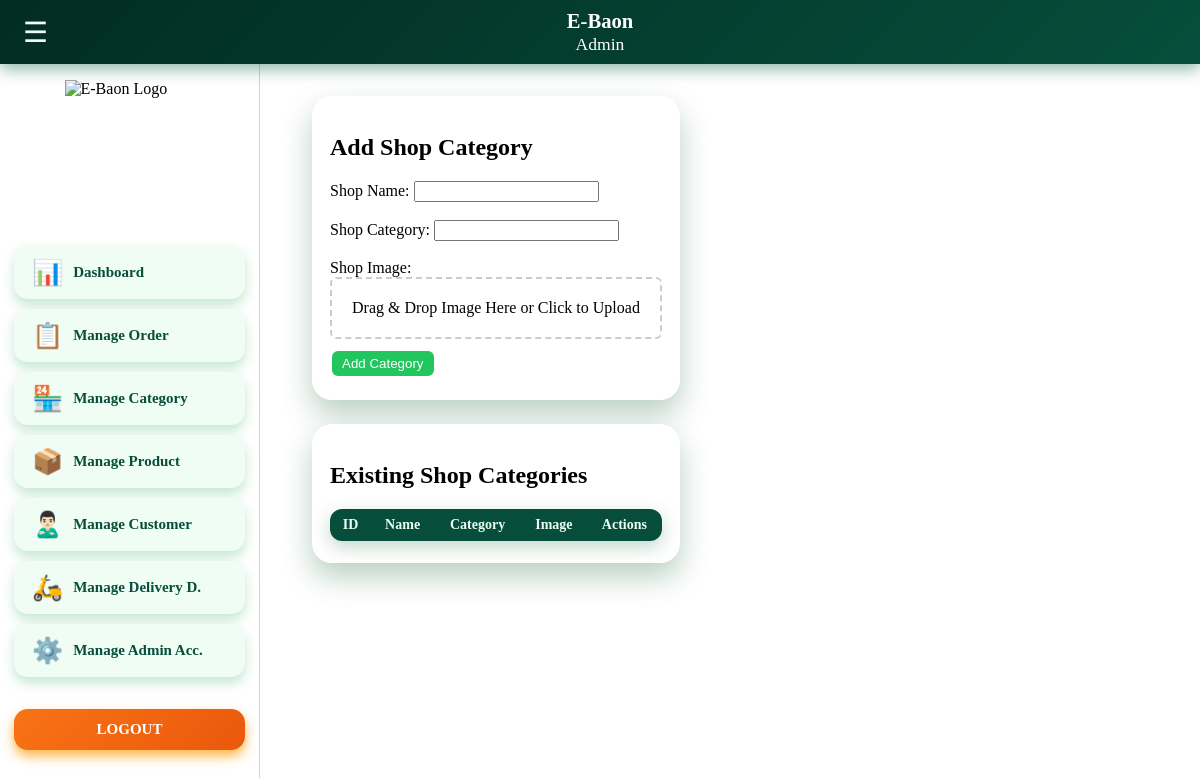
The page /Body/Admin/Admin_ManageCategory.php (signed in) on the database as committed earlier.
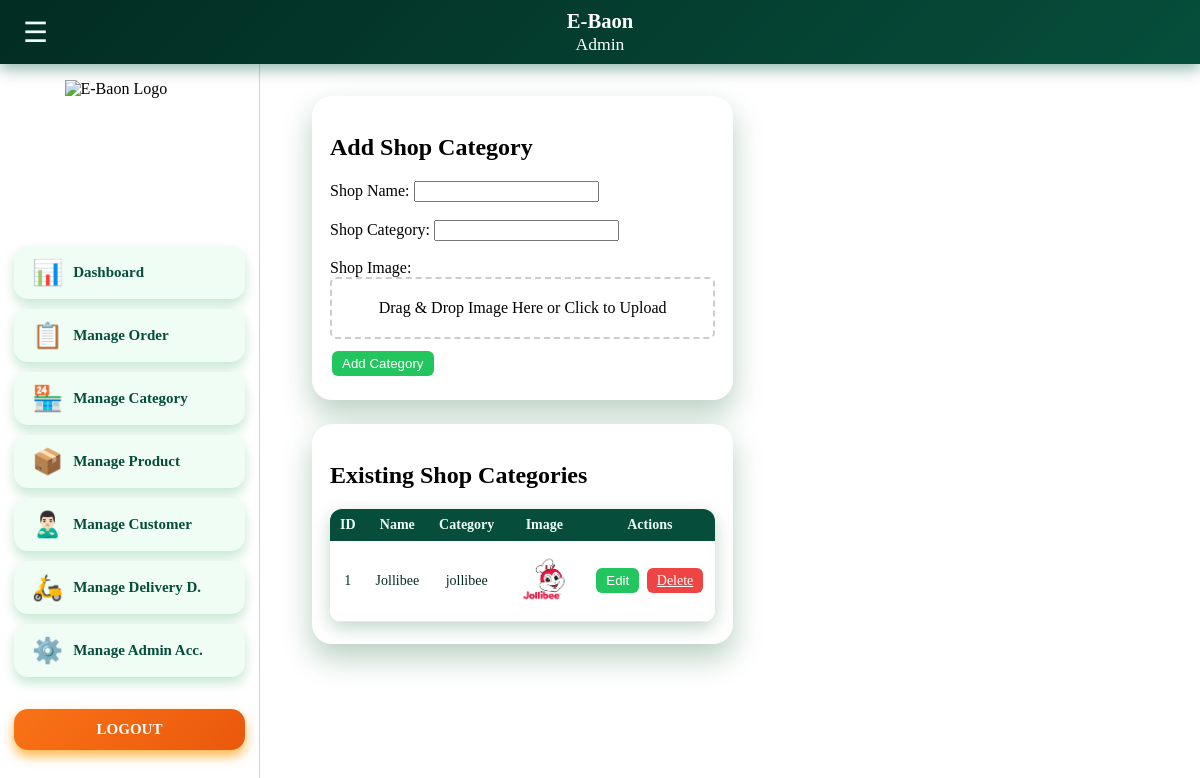
The same page on the database as committed later.
### tables this page shows
CREATE TABLE `shops` (
  `shopID` int(25) NOT NULL,
  `shopCategory` varchar(25) NOT NULL,
  `shopName` varchar(25) NOT NULL,
  `shopImage` varchar(50) NOT NULL
);

### Body/Admin/Admin_ManageCategory.php (the view, shortened to what this page needs)
<?php
require_once "../../Connection/connection.php";
$shops = $conn->query("SELECT * FROM shops ORDER BY shopID DESC");
?>
<!DOCTYPE html>
<html lang="en">
<head>
<link rel="stylesheet" href="../../Css/Admin.css">
<link rel="stylesheet" href="../../Css/Admin_css/Admin_ManageCategory.css">
<link rel="stylesheet" href="../../Css/DisableStyles.css">
</head>
<body class="admin-body">
<header class="admin-head noselect">
    <div class="admin-head-text noselect"><h3>E-Baon</h3><p>Admin</p></div>
    <button class="sidebar-toggle noselect" onclick="toggleSidebar()">☰</button>
</header>
<div class="admin-container">
<aside class="admin-sidebar noselect" id="sidebar">
    <img class="admin-logo-box noselect" src="../../images/e-baon-logo.png" alt="E-Baon Logo">
    <nav class="admin-menu noselect">
        <a href="../../Main/Admin.php" class="admin-menu-item" data-tooltip="Dashboard">
            <span class="admin-menu-item-icon">📊</span>
            <span class="admin-menu-item-text">Dashboard</span>
        </a>
        <a href="Admin_ManageOrder.php" class="admin-menu-item" data-tooltip="Manage Order">
            <span class="admin-menu-item-icon">📋</span>
            <span class="admin-menu-item-text">Manage Order</span>
        </a>
        <a href="Admin_ManageCategory.php" class="admin-menu-item" data-tooltip="Manage Shop Category">
            <span class="admin-menu-item-icon">🏪</span>
            <span class="admin-menu-item-text">Manage Category</span>
        </a>
        <a href="Admin_ManageProduct.php" class="admin-menu-item" data-tooltip="Manage Product">
            <span class="admin-menu-item-icon">📦</span>
            <span class="admin-menu-item-text">Manage Product</span>
        </a>
        <a href="Admin_ManageCustomer.php" class="admin-menu-item" data-tooltip="Manage Customer">
            <span class="admin-menu-item-icon">🙎🏻‍♂️</span>
            <span class="admin-menu-item-text">Manage Customer</span>
        </a>
        <a href="Admin_ManageDelivery.php" class="admin-menu-item" data-tooltip="Manage Delivery">
            <span class="admin-menu-item-icon">🛵</span>
            <span class="admin-menu-item-text">Manage Delivery D.</span>
        </a>
        <a href="Admin_ManageAdminAcc.php" class="admin-menu-item" data-tooltip="Manage Admin">
            <span class="admin-menu-item-icon">⚙️</span>
            <span class="admin-menu-item-text">Manage Admin Acc.</span>
        </a>
    </nav>
    <div class="admin-bottom-bar">
        <a href="../../Main/Logout.php" class="admin-logout">LOGOUT</a>
    </div>
</aside>
<main class="admin-main-content">
<div class="shop-wrapper">
    <div class="shop-card">
        <h2>Add Shop Category</h2>
        <form method="POST" enctype="multipart/form-data">
            <label>Shop Name:</label>
            <input type="text" name="shopName" required>
            <br><br>
            <label>Shop Category:</label>
            <input type="text" name="shopCategory" required>
            <br><br>
            <label>Shop Image:</label>
            <div id="dropArea" class="drop-area">
                Drag & Drop Image Here or Click to Upload
            </div>
            <button type="submit" name="add_category" class="action-btn edit-btn">Add Category</button>
        </form>
    </div>
    <div class="shop-card" style="margin-top:24px;">
        <h2>Existing Shop Categories</h2>
        <table class="shop-table">
            <thead>
                <tr>
                    <th>ID</th>
                    <th>Name</th>
                    <th>Category</th>
                    <th>Image</th>
                    <th>Actions</th>
                </tr>
            </thead>
            <tbody>
            <?php while($row = $shops->fetch_assoc()): ?>
                <tr>
                    <td><?= $row['shopID'] ?></td>
                    <td><?= $row['shopName'] ?></td>
                    <td><?= $row['shopCategory'] ?></td>
                    <td>
                        <img src="../../images/shops/<?= $row['shopImage'] ?>" class="shop-img-preview">
                    </td>
                    <td>
                        <button class="action-btn edit-btn"
                            onclick="openModal(<?= $row['shopID'] ?>,'<?= addslashes($row['shopName']) ?>','<?= addslashes($row['shopCategory']) ?>','<?= $row['shopImage'] ?>')">
                            Edit
                        </button>
                        <a href="?delete_id=<?= $row['shopID'] ?>"
                           onclick="return confirm('Delete this shop?')"
                           class="action-btn delete-btn">
                           Delete
                        </a>
                    </td>
                </tr>
            <?php endwhile; ?>
            </tbody>
        </table>
    </div>
</div>
</main>
</div>
</body>
</html>

### Css/Admin.css (style rules this page uses)
.admin-container { display: flex; height: 100vh; width: 100%; }
.admin-head { width: 100%; max-width: 100vw; padding: 16px 24px; display: flex; align-items: center; justify-content: center; background: linear-gradient(135deg, #022c22, #064e3b); box-shadow: 0px 5px 15px rgba(6, 95, 70, 0.45); color: #ffffff; position: fixed; top: 0; left: 0; z-index: 1000; height: 64px; }
.admin-head-text { display: flex; flex-direction: column; align-items: center; margin: 0 auto; font-size: 1.1rem; }
.admin-head h3, .admin-head p { margin: 0; line-height: 1.2; }
.sidebar-toggle { position: absolute; left: 15px; background: transparent; border: none; color: #ecfdf5; font-size: 28px; cursor: pointer; z-index: 1001; padding: 8px; }
.admin-sidebar .admin-logo-box { display: block; width: 130px; height: 130px; margin: 16px auto; transition: width 0.3s ease-in-out, height 0.3s ease-in-out; }
.admin-sidebar { width: 260px; background: #ffffff; border-right: 1px solid #cbd5e1; display: flex; flex-direction: column; padding-bottom: 20px; transition: width 0.3s ease-in-out, left 0.3s ease-in-out; position: fixed; top: 64px; left: 0; height: calc(100vh - 64px); overflow-y: auto; }
.admin-sidebar .admin-menu-item { display: flex; align-items: center; gap: 10px; justify-content: flex-start; padding: 12px 18px; transition: justify-content 0.3s ease, padding 0.3s ease; border-radius: 14px; background: #f0fdf4; text-decoration: none; color: #064e3b; font-weight: bold; font-size: 15px; box-shadow: 0px 6px 12px rgba(22, 163, 74, 0.25); position: relative; white-space: nowrap; overflow: hidden; text-overflow: ellipsis; }
.admin-menu-item { transition: background 0.3s ease, transform 0.2s ease, box-shadow 0.2s ease; }
.admin-menu-item-icon { font-size: 25px; flex-shrink: 0; transition: margin 0.3s ease, transform 0.3s ease; }
.admin-menu-item-text { opacity: 1; transition: opacity 0.25s ease, transform 0.25s ease; }
.admin-sidebar.expanded-ready .admin-menu-item-text { opacity: 1; transform: translateX(0); }
.admin-menu { display: flex; flex-direction: column; margin-top: 20px; padding-left: 14px; padding-right: 14px; gap: 10px; }
.admin-main-content { margin-left: 260px; padding: 32px; padding-top: 32px; height: calc(100vh - 64px); overflow-y: auto; transition: margin-left 0.3s ease-in-out; }
.admin-main-content::before { content: ""; display: block; height: 64px; }
.admin-sidebar .admin-bottom-bar { margin-top: auto; padding: 20px 14px; }
.admin-logout { padding: 12px 18px; margin-bottom: 10px; border-radius: 14px; background-image: linear-gradient(135deg, #f97316, #ea580c); background-color: #ea580c; text-decoration: none; color: #ffffff; font-weight: bold; font-size: 15px; display: flex; align-items: center; justify-content: center; gap: 10px; box-shadow: 0px 6px 12px rgba(255, 157, 10, 0.754); transition: background-color 0.15s ease, transform 0.15s ease; }
* { box-sizing: border-box; }
body { margin: 0; padding: 0; }
body, .admin-body { justify-content: flex-start !important; align-items: stretch !important; }

### Css/Admin_css/Admin_ManageCategory.css (style rules this page uses)
.shop-wrapper { width: 100%; max-width: 1040px; margin: 0 auto 24px auto; padding-left: 20px; padding-right: 20px; }
.shop-card { border-radius: 20px; padding: 18px 18px 22px 18px; background: #ffffff; box-shadow: 0px 14px 30px rgba(22, 101, 52, 0.3); }
.shop-table { width: 100%; border-collapse: collapse; margin-top: 16px; background: #ffffff; border-radius: 12px; overflow: hidden; box-shadow: 0px 6px 18px rgba(22, 101, 52, 0.26); }
.shop-table thead { background: #064e3b; }
.shop-table th { padding: 8px 10px; font-size: 14px; text-align: center; color: #ecfdf5; }
.shop-table td { padding: 8px 10px; font-size: 14px; text-align: center; color: #022c22; background: #ffffff; border-bottom: 1px solid #e5e7eb; }
.shop-img-preview { width: 60px; height: 60px; object-fit: cover; border-radius: 8px; }
.action-btn { padding: 5px 10px; margin: 2px; cursor: pointer; border-radius: 6px; border: none; }
.edit-btn { background: #22c55e; color: #fff; }
.delete-btn { background: #ef4444; color: #fff; }
.drop-area { border: 2px dashed #ccc; border-radius: 6px; padding: 20px; text-align: center; cursor: pointer; margin-bottom: 10px; transition: 0.3s; }

### Css/DisableStyles.css (style rules this page uses)
.noselect { user-select: none; -webkit-user-select: none; -moz-user-select: none; -ms-user-select: none; }

Rows that differ between the two databases and show on the page:
added shops: shopID "1", shopName "Jollibee", shopCategory "jollibee", shopImage (picture)
